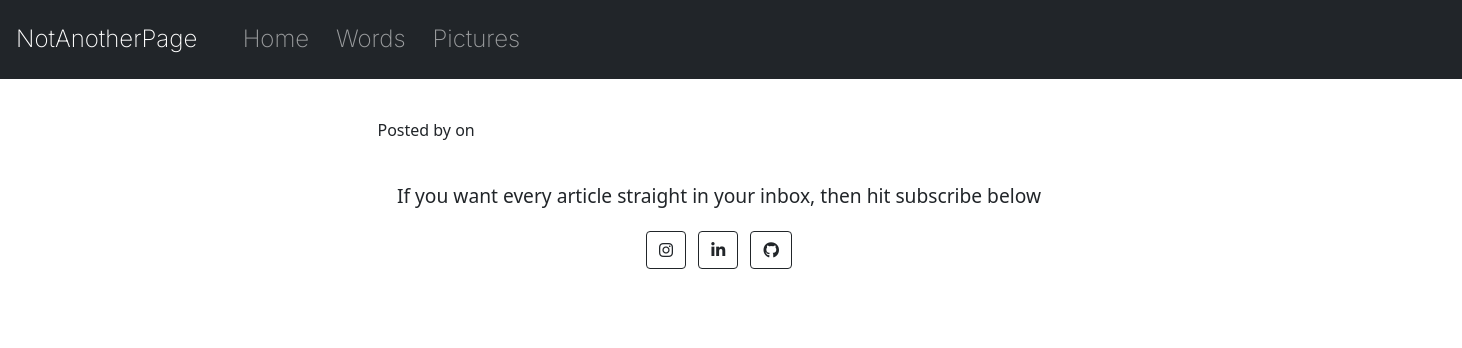
Before: /post/test-1-2-3 with the older database file.
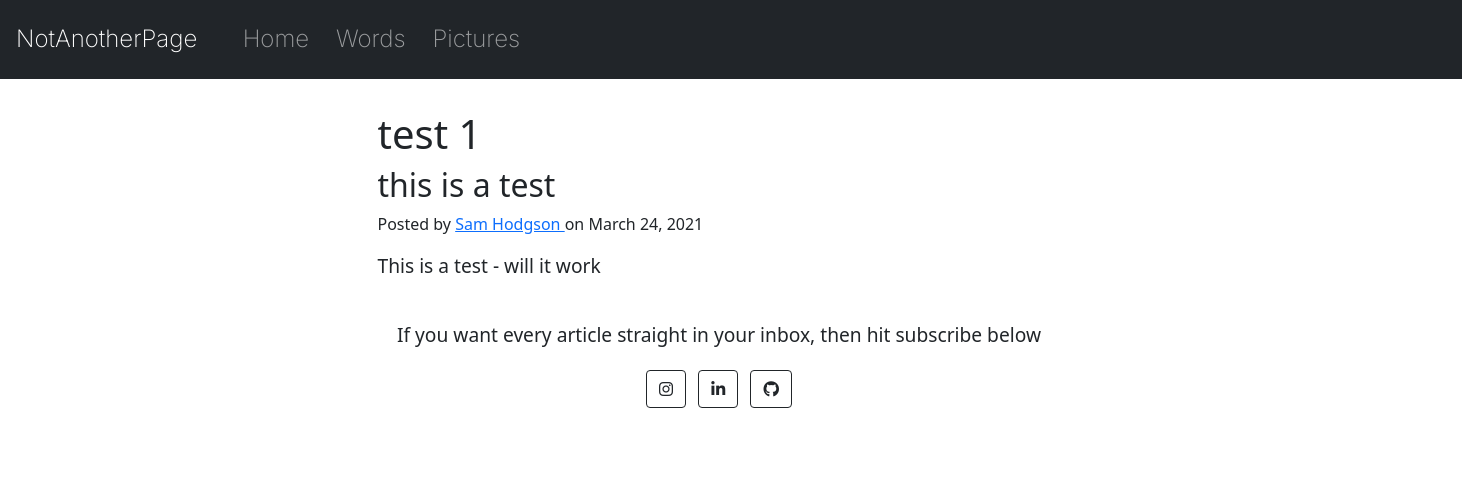
After: the same page with the newer database file.
### main.py (models this page shows)
class Post(db.Model):
    id = db.Column(db.Integer, primary_key=True)
    title = db.Column(db.String(250), unique=True, nullable=False)
    subtitle = db.Column(db.String(250), nullable=False)
    date = db.Column(db.String(250), nullable=False)
    body = db.Column(db.Text, nullable=False)
    author = db.Column(db.String(250), nullable=False)
    post_url = db.Column(db.String(250), nullable=False, unique=True)
    category = db.Column(db.Integer, db.ForeignKey('category.id'))

### main.py (the view)
@app.route("/post/<post_url>")
def show_post(post_url):
    requested_post = Post.query.filter_by(post_url=post_url).first()
    return render_template("post.html", post=requested_post)

### templates/post.html (shortened to what this page needs)
{% extends 'base.html' %}
{% block content %}
<section class="centered">
      <div class="container-fluid row">
        <div class="col-lg-12 offset-lg-3 col-md-10">
          <div class="">
            <h1>{{post.title}}</h1>
            <h2>{{post.subtitle}}</h2>
            <span>Posted by <a href="#">{{post.author}} </a> on {{post.date}}</span>
          </div>
        </div>
      </div>
    <article>
    <div class="container-fluid ">
      <div class="row">
        <div class="col-lg-6 offset-lg-3 col-md-8">
            <p> {{ post.body|safe }} </p>
        </div>
      </div>
    </div>
  </article>
</section>
{% endblock %}

### templates/base.html (shortened to what this page needs)
<!DOCTYPE html>
<html lang="en">
<head>
    <link href="https://cdn.jsdelivr.net/npm/bootstrap@5.0.0-beta2/dist/css/bootstrap.min.css" rel="stylesheet">
    <link rel="stylesheet" href="{{ url_for('static', filename='styles.css') }}">
  </head>
<body class="main">
  <div class="container">
    <nav class="navbar navbar-dark bg-dark fixed-top navbar-expand-md">
      <a class="navbar-brand nav-link" href="{{url_for('hello')}}">NotAnotherPage</a>
      <div class="collapse navbar-collapse" id="navbarSupportedContent">
        <ul class="navbar-nav ml-auto" id="mainNav">
          <li class="nav-item">
            <a class="nav-link" href="{{ url_for('go_home')}}">Home</a>
          </li>
          <li class="nav-item">
            <a class="nav-link" href="{{ url_for('go_words')}}">Words</a>
          </li>
          <li class="nav-item">
            <a class="nav-link" href="{{ url_for('go_pictures')}}">Pictures</a>
          </li>
       </ul>
      </div>
    </nav>
  </div>
<div class="content">
  {% block content %}
  {% endblock %}
</div>
</body>
<footer class="bg-white text-center text-black">
  <div class="container p-4">
    <div class="container-fluid row">
      <div>
        <p>
          If you want every article straight in your inbox, then hit subscribe below
        </p>
      </div>
      <div class="col-lg-12">
        <section class="mb-4">
      <a class="btn btn-outline-dark btn-floating m-1" href="#!" role="button"><i class="fab fa-instagram"></i></a>
      <a class="btn btn-outline-dark btn-floating m-1" href="#!" role="button"><i class="fab fa-linkedin-in"></i></a>
      <a class="btn btn-outline-dark btn-floating m-1" href="#!" role="button"><i class="fab fa-github"></i></a>
        </section>
      </div>
    </div>
  </div>
</footer>
</html>

### static/styles.css (style rules this page uses)
.main { margin-top: 50px; }
.nav-link { color: black; font-family: 'inter', sans-serif; font-weight: 200; font-size: 1.5rem; }
.nav-item { padding: 2%; }
p { font-size: 1.2rem; }
.content { padding-top: 60px; }

Changed rows visible on the page:
now on this page (row edited): Post: title "test 1", subtitle "this is a test", author "Sam Hodgson", date "March 24, 2021", body "This is a test - will it work"
